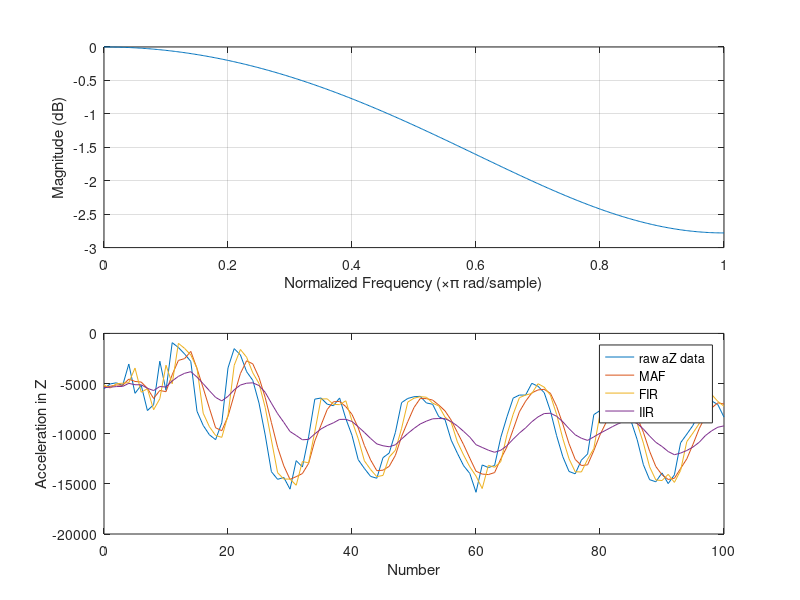

This chart was generated by the following MATLAB code:
clc,clear
a  = fir1(2,0.071);
A1 = a(1)+a(3)
A2 = a(2)
freqz([A1,A2])
data1 = [       0   -5513 -5329.00 -5147.91 -5413.74
  1   -5035 -5272.75 -5447.56 -5361.25
  2   -4928 -5141.50 -5020.35 -5301.72
  3   -5204 -5170.00 -4965.78 -5287.72
  4   -3056 -4555.75 -4909.94 -4981.58
  5   -5974 -4790.50 -3455.47 -5116.94
  6   -5171 -4851.25 -5864.07 -5123.53
  7   -7692 -5473.25 -5516.12 -5474.70
  8   -7112 -6487.25 -7612.60 -5698.24
  9   -2776 -5687.75 -6518.40 -5297.98
 10   -5672 -5813.00 -3172.46 -5348.34
 11    -924 -4121.00 -5022.00 -4742.35
 12   -1408 -2695.00 -990.26 -4285.58
 13   -2050 -2513.50 -1495.89 -3979.03
 14   -2797 -1794.75 -2152.26 -3817.18
 15   -7766 -3505.25 -3477.26 -4357.62
 16   -9176 -5447.25 -7959.03 -5016.72
 17  -10109 -7462.00 -9303.73 -5713.23
 18  -10595 -9411.50 -10175.53 -6381.35
 19   -8914 -9698.50 -10364.87 -6727.77
 20   -3442 -8265.00 -8164.88 -6277.28
 21   -1519 -6117.50 -3178.74 -5625.63
 22   -2144 -4004.75 -1604.56 -5148.45
 23   -3814 -2729.75 -2372.62 -4965.38
 24   -4683 -3040.00 -3932.97 -4926.39
 25   -6947 -4397.00 -4992.94 -5202.67
 26  -10128 -6393.00 -7382.48 -5876.37
 27  -13786 -8886.00 -10628.78 -6958.88
 28  -14549 -11352.50 -13890.45 -7997.21
 29  -14361 -13206.00 -14523.26 -8868.23
 30  -15529 -14556.25 -14520.90 -9779.89
 31  -12685 -14281.00 -15139.66 -10176.83
 32  -13320 -13973.75 -12771.93 -10606.41
 33  -10316 -12962.50 -12908.75 -10566.30
 34   -6554 -10718.75 -9800.98 -10016.76
 35   -6442 -9158.00 -6538.67 -9526.72
 36   -7054 -7591.50 -6525.78 -9187.58
 37   -7211 -6815.25 -7075.49 -8916.49
 38   -6437 -6786.00 -7105.04 -8576.62
 39   -8497 -7299.75 -6719.01 -8565.18
 40  -10163 -8077.00 -8725.08 -8783.77
 41  -12589 -9421.50 -10495.12 -9304.04
 42  -13465 -11178.50 -12708.92 -9873.64
 43  -14257 -12618.50 -13573.42 -10473.17
 44  -14441 -13688.00 -14282.19 -11016.22
 45  -12389 -13638.00 -14160.08 -11203.96
 46  -11930 -13254.25 -12326.16 -11302.53
 47   -9865 -12156.25 -11647.30 -11105.27
 48   -6899 -10270.75 -9458.95 -10529.20
 49   -6485 -8794.75 -6842.32 -9975.38
 50   -6313 -7390.50 -6461.45 -9473.67
 51   -6276 -6493.25 -6307.93 -9035.33
 52   -6933 -6501.75 -6365.94 -8747.24
 53   -7065 -6646.75 -6951.07 -8516.73
 54   -8308 -7145.50 -7235.17 -8487.52
 55   -8592 -7724.50 -8346.88 -8501.37
 56  -10646 -8652.75 -8873.19 -8794.65
 57  -11955 -9875.25 -10825.20 -9226.74
 58  -13189 -11095.50 -12123.93 -9768.53
 59  -13964 -12438.50 -13295.10 -10342.43
 60  -15841 -13737.25 -14220.96 -11094.81
 61  -13116 -14027.50 -15467.95 -11370.81
 62  -13376 -14074.25 -13151.59 -11644.62
 63  -13168 -13875.25 -13347.52 -11852.64
 64  -10361 -12505.25 -12783.72 -11647.88
 65   -8307 -11303.00 -10079.81 -11189.75
 66   -6451 -9571.75 -8052.91 -10540.37
 67   -6147 -7816.50 -6409.38 -9938.60
 68   -6152 -6764.25 -6147.68 -9419.70
 69   -4976 -5931.50 -5991.01 -8810.75
 70   -5272 -5636.75 -5016.52 -8325.65
 71   -5905 -5576.25 -5358.66 -7993.70
 72   -7736 -5972.25 -6155.66 -7957.82
 73  -10193 -7276.50 -8072.36 -8263.11
 74  -12293 -9031.75 -10480.49 -8814.71
 75  -13763 -10996.25 -12494.24 -9491.52
 76  -14001 -12562.50 -13795.58 -10108.42
 77  -12635 -13173.00 -13813.99 -10453.95
 78  -12021 -13105.00 -12550.94 -10667.66
 79   -8100 -11689.25 -11484.21 -10315.58
 80   -7694 -10112.50 -8044.42 -9956.18
 81   -7609 -8856.00 -7682.36 -9634.70
 82   -7177 -7645.00 -7549.86 -9297.64
 83   -7067 -7386.75 -7161.94 -8991.71
 84   -7037 -7222.50 -7062.89 -8723.50
 85   -8713 -7498.50 -7266.44 -8721.63
 86  -10600 -8354.25 -8971.33 -8978.24
 87  -13096 -9861.50 -10941.70 -9541.75
 88  -14584 -11748.25 -13299.71 -10231.39
 89  -14793 -13268.25 -14612.61 -10855.54
 90  -13908 -14095.25 -14671.84 -11272.96
 91  -14973 -14564.50 -14053.80 -11778.67
 92  -14100 -14443.50 -14853.49 -12095.88
 93  -10903 -13471.00 -13662.33 -11931.81
 94  -10049 -12506.25 -10786.09 -11673.35
 95   -9167 -11054.75 -9928.25 -11329.93
 96   -7876 -9498.75 -8990.26 -10856.28
 97   -5985 -8269.25 -7617.12 -10189.16
 98   -6728 -7439.00 -6086.72 -9715.19
 99   -7094 -6920.75 -6778.10 -9356.19
100   -8350 -7039.25 -7265.95 -9218.28



];

plot(data1(:,1),data1(:,2));
hold on
plot(data1(:,1),data1(:,3));
plot(data1(:,1),data1(:,4));
plot(data1(:,1),data1(:,5));
hold off
xlabel('Number');
ylabel('Acceleration in Z');
legend('raw aZ data','MAF','FIR', 'IIR');
